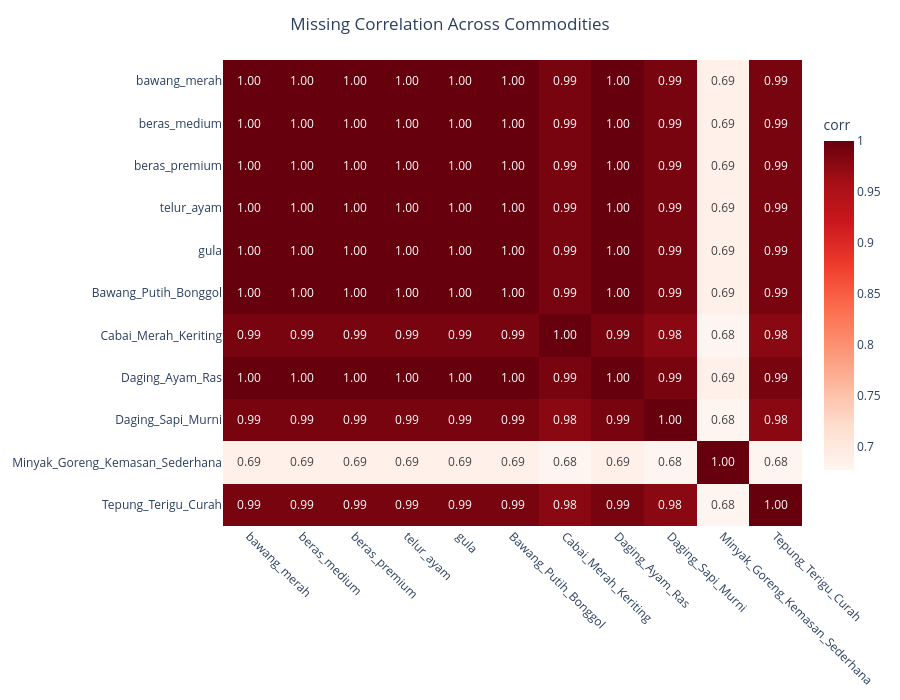

The notebook cell this image was saved under:
### Code cell
missing_corr = (
    missing_matrix
    .drop("Date")
    .to_pandas()
    .corr()
)
fig = px.imshow(
    missing_corr,
    text_auto=".2f",
    color_continuous_scale="Reds",
    aspect="auto"
)

fig.update_layout(
    title="Missing Correlation Across Commodities",
    title_x=0.5,
    width=900,
    height=700,
    font=dict(size=12),
    coloraxis_colorbar=dict(
        title="corr",
        len=0.8
    )
)

fig.update_xaxes(
    tickangle=45,
    side="bottom"
)

fig.update_yaxes(
    autorange="reversed"
)

fig.show()

### Figure 1 — Plotly figure (JSON) as saved in the notebook; plotly's stock layout.template omitted (floating-point values rounded to 4 significant figures)
{"data": [{"coloraxis": "coloraxis", "hovertemplate": "x: %{x}<br>y: %{y}<br>color: %{z}<extra></extra>", "name": "0", "texttemplate": "%{z:.2f}", "type": "heatmap", "x": ["bawang_merah", "beras_medium", "beras_premium", "telur_ayam", "gula", "Bawang_Putih_Bonggol", "Cabai_Merah_Keriting", "Daging_Ayam_Ras", "Daging_Sapi_Murni", "Minyak_Goreng_Kemasan_Sederhana", "Tepung_Terigu_Curah"], "xaxis": "x", "y": ["bawang_merah", "beras_medium", "beras_premium", "telur_ayam", "gula", "Bawang_Putih_Bonggol", "Cabai_Merah_Keriting", "Daging_Ayam_Ras", "Daging_Sapi_Murni", "Minyak_Goreng_Kemasan_Sederhana", "Tepung_Terigu_Curah"], "yaxis": "y", "z": [[1.0, 1.0, 1.0, 1.0, 1.0, 1.0, 0.9888, 1.0, 0.9888, 0.6858, 0.9888], [1.0, 1.0, 1.0, 1.0, 1.0, 1.0, 0.9888, 1.0, 0.9888, 0.6858, 0.9888], [1.0, 1.0, 1.0, 1.0, 1.0, 1.0, 0.9888, 1.0, 0.9888, 0.6858, 0.9888], [1.0, 1.0, 1.0, 1.0, 1.0, 1.0, 0.9888, 1.0, 0.9888, 0.6858, 0.9888], [1.0, 1.0, 1.0, 1.0, 1.0, 1.0, 0.9888, 1.0, 0.9888, 0.6858, 0.9888], [1.0, 1.0, 1.0, 1.0, 1.0, 1.0, 0.9888, 1.0, 0.9888, 0.6858, 0.9888], [0.9888, 0.9888, 0.9888, 0.9888, 0.9888, 0.9888, 1.0, 0.9888, 0.9777, 0.6773, 0.9777], [1.0, 1.0, 1.0, 1.0, 1.0, 1.0, 0.9888, 1.0, 0.9888, 0.6858, 0.9888], [0.9888, 0.9888, 0.9888, 0.9888, 0.9888, 0.9888, 0.9777, 0.9888, 1.0, 0.6773, 0.9777], [0.6858, 0.6858, 0.6858, 0.6858, 0.6858, 0.6858, 0.6773, 0.6858, 0.6773, 1.0, 0.6773], [0.9888, 0.9888, 0.9888, 0.9888, 0.9888, 0.9888, 0.9777, 0.9888, 0.9777, 0.6773, 1.0]]}], "layout": {"coloraxis": {"colorbar": {"len": 0.8, "title": {"text": "corr"}}, "colorscale": [[0, "rgb(255,245,240)"], [0.125, "rgb(254,224,210)"], [0.25, "rgb(252,187,161)"], [0.375, "rgb(252,146,114)"], [0.5, "rgb(251,106,74)"], [0.625, "rgb(239,59,44)"], [0.75, "rgb(203,24,29)"], [0.875, "rgb(165,15,21)"], [1, "rgb(103,0,13)"]]}, "font": {"size": 12}, "height": 700, "margin": {"t": 60}, "title": {"text": "Missing Correlation Across Commodities", "x": 0.5}, "width": 900, "xaxis": {"anchor": "y", "domain": [0, 1], "side": "bottom", "tickangle": 45}, "yaxis": {"anchor": "x", "autorange": "reversed", "domain": [0, 1]}}}
